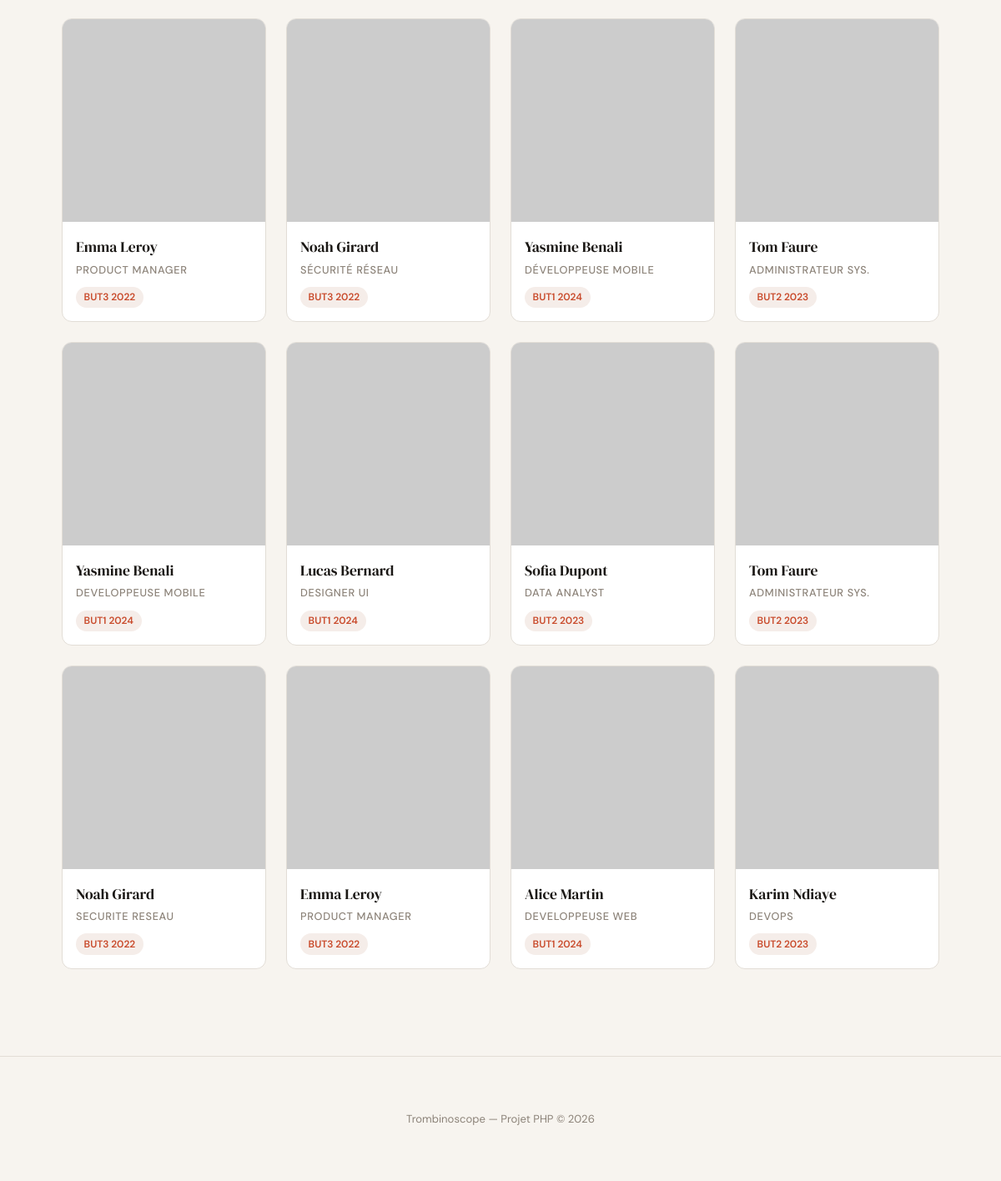
Before: / (lower part) with the older database file.
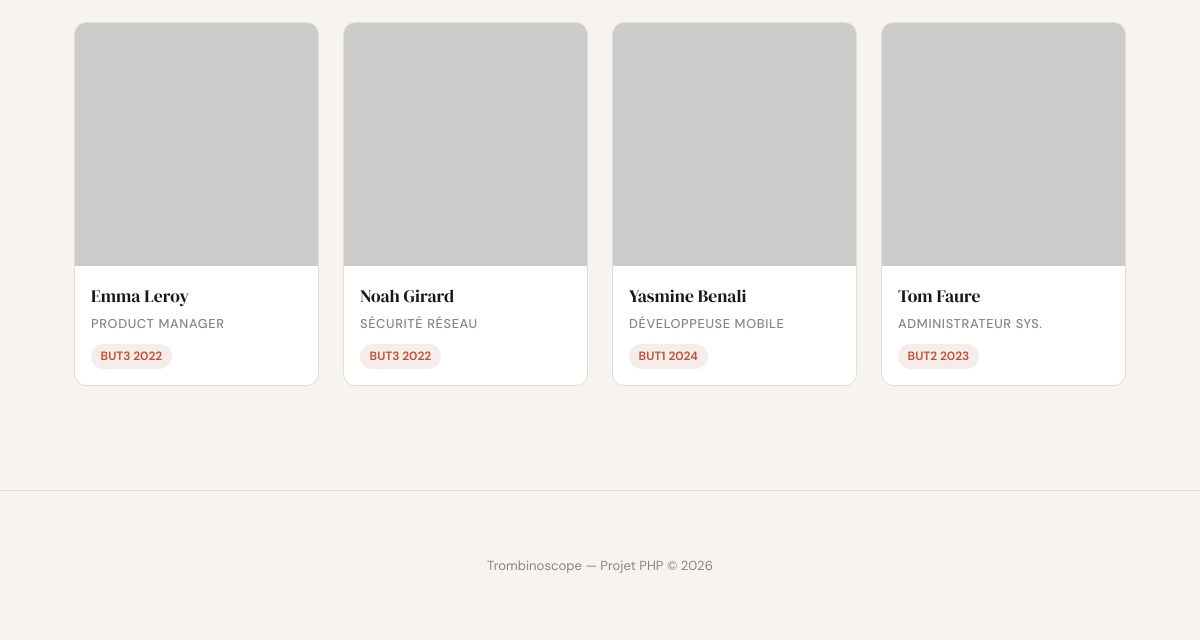
After: the same page with the newer database file.
### tables this page shows
CREATE TABLE utilisateurs (
    id INT AUTO_INCREMENT PRIMARY KEY,
    prenom VARCHAR(100) NOT NULL,
    nom VARCHAR(100) NOT NULL,
    email VARCHAR(255) NOT NULL UNIQUE,
    password VARCHAR(255) NOT NULL,
    specialite VARCHAR(150),
    promo VARCHAR(50),
    bio TEXT,
    avatar VARCHAR(255) DEFAULT 'default.svg',
    created_at DATETIME DEFAULT CURRENT_TIMESTAMP
);

### index.php (the view, shortened to what this page needs)
<?php
require_once 'config.php';
$promo = trim($_GET['promo'] ?? '');
$showAll = ($promo === '');
$sql = "SELECT id, prenom, nom, specialite, promo, avatar FROM utilisateurs";
$params = [];
$sql .= " ORDER BY nom ASC, prenom ASC";
$stmt = $pdo->prepare($sql);
$stmt->execute($params);
$utilisateurs = $stmt->fetchAll(PDO::FETCH_ASSOC);
?>
<!DOCTYPE html>
<html lang="fr">
<head>
  <link rel="stylesheet" href="./assets/css/style.css">
</head>
<body>
  <div class="container">
    <div class="trombi-grid">
      <?php if ($showAll || $promo === 'BUT3 2022'): ?>
        <div class="trombi-card card">
          <a href="profil.php?fake=emma">
            <img class="card-img" src="https://api.dicebear.com/7.x/personas/svg?seed=Emma&backgroundColor=e8d5ff" alt="Emma Leroy">
            <div class="card-body">
              <div class="card-name">Emma Leroy</div>
              <div class="card-role">Product Manager</div>
              <span class="card-promo">BUT3 2022</span>
            </div>
          </a>
        </div>
      <?php endif; ?>
      <?php if ($showAll || $promo === 'BUT3 2022'): ?>
        <div class="trombi-card card">
          <a href="profil.php?fake=noah">
            <img class="card-img" src="https://api.dicebear.com/7.x/personas/svg?seed=Noah&backgroundColor=fff3b0" alt="Noah Girard">
            <div class="card-body">
              <div class="card-name">Noah Girard</div>
              <div class="card-role">Sécurité Réseau</div>
              <span class="card-promo">BUT3 2022</span>
            </div>
          </a>
        </div>
      <?php endif; ?>
      <?php if ($showAll || $promo === 'BUT1 2024'): ?>
        <div class="trombi-card card">
          <a href="profil.php?fake=yasmine">
            <img class="card-img" src="https://api.dicebear.com/7.x/personas/svg?seed=Yasmine&backgroundColor=c0f0f0" alt="Yasmine Benali">
            <div class="card-body">
              <div class="card-name">Yasmine Benali</div>
              <div class="card-role">Développeuse Mobile</div>
              <span class="card-promo">BUT1 2024</span>
            </div>
          </a>
        </div>
      <?php endif; ?>
      <?php if ($showAll || $promo === 'BUT2 2023'): ?>
        <div class="trombi-card card">
          <a href="profil.php?fake=tom">
            <img class="card-img" src="https://api.dicebear.com/7.x/personas/svg?seed=Tom&backgroundColor=ffd5b0" alt="Tom Faure">
            <div class="card-body">
              <div class="card-name">Tom Faure</div>
              <div class="card-role">Administrateur Sys.</div>
              <span class="card-promo">BUT2 2023</span>
            </div>
          </a>
        </div>
      <?php endif; ?>
      <?php foreach ($utilisateurs as $utilisateur): ?>
        <?php
        $id = (int) $utilisateur['id'];
        $prenom = $utilisateur['prenom'] ?? '';
        $nom = $utilisateur['nom'] ?? '';
        $specialite = $utilisateur['specialite'] ?? '';
        $promoUtilisateur = $utilisateur['promo'] ?? '';
        $avatar = $utilisateur['avatar'] ?? 'default.svg';
        $avatarPath = preg_match('/^https?:\\/\\//', $avatar) ? $avatar : './uploads/' . $avatar;
        $fullName = trim($prenom . ' ' . $nom);
        ?>
        <div class="trombi-card card">
          <a href="profil.php?id=<?php echo $id; ?>">
            <img class="card-img" src="<?php echo htmlspecialchars($avatarPath, ENT_QUOTES, 'UTF-8'); ?>" alt="<?php echo htmlspecialchars($fullName, ENT_QUOTES, 'UTF-8'); ?>">
            <div class="card-body">
              <div class="card-name"><?php echo htmlspecialchars($fullName, ENT_QUOTES, 'UTF-8'); ?></div>
              <div class="card-role"><?php echo htmlspecialchars($specialite, ENT_QUOTES, 'UTF-8'); ?></div>
              <span class="card-promo"><?php echo htmlspecialchars($promoUtilisateur, ENT_QUOTES, 'UTF-8'); ?></span>
            </div>
          </a>
        </div>
      <?php endforeach; ?>
    </div>
  </div>
  <footer>
    <div class="container">
      <p>Trombinoscope &mdash; Projet PHP &copy; <span class="footer-year"></span></p>
    </div>
  </footer>
</body>
</html>

### assets/css/style.css (style rules this page uses)
:root { --bg: #F7F4EF; --surface: #FFFFFF; --border: #E2DDD6; --text: #1A1714; --muted: #8C8379; --accent: #C94B2C; --accent-light: #F5EDE9; --success: #2D6A4F; --success-light: #E8F5EE; --radius: 12px; --shadow: 0 2px 16px rgba(26, 23, 20, 0.08); }
* { box-sizing: border-box; margin: 0; padding: 0; }
body { font-family: 'DM Sans', sans-serif; background: var(--bg); color: var(--text); font-size: 15px; line-height: 1.6; min-height: 100vh; }
.container { max-width: 1100px; margin: 0 auto; padding: 2.5rem 1.5rem; }
.card { background: var(--surface); border: 1px solid var(--border); border-radius: var(--radius); overflow: hidden; transition: box-shadow 0.2s, transform 0.2s; }
.trombi-grid { display: grid; grid-template-columns: repeat(auto-fill, minmax(220px, 1fr)); gap: 1.5rem; }
.trombi-card .card-img { width: 100%; aspect-ratio: 1; object-fit: cover; display: block; }
.trombi-card .card-body { padding: 1rem; }
.trombi-card .card-name { font-family: 'DM Serif Display', serif; font-size: 1.1rem; margin-bottom: 0.2rem; }
.trombi-card .card-role { font-size: 0.8rem; color: var(--muted); text-transform: uppercase; letter-spacing: 0.05em; font-weight: 500; }
.trombi-card .card-promo { display: inline-block; margin-top: 0.6rem; background: var(--accent-light); color: var(--accent); font-size: 0.75rem; font-weight: 600; padding: 0.2rem 0.6rem; border-radius: 50px; }
.trombi-card a { text-decoration: none; color: inherit; display: block; }
footer { margin-top: 4rem; border-top: 1px solid var(--border); padding: 1.5rem 2rem; text-align: center; font-size: 0.82rem; color: var(--muted); }

Changed rows visible on the page:
removed utilisateurs: fullName "Yasmine Benali", specialite "DEVELOPPEUSE MOBILE", promo "BUT1 2024"
removed utilisateurs: fullName "Lucas Bernard", specialite "DESIGNER UI", promo "BUT1 2024"
removed utilisateurs: fullName "Sofia Dupont", specialite "DATA ANALYST", promo "BUT2 2023"
removed utilisateurs: fullName "Tom Faure", specialite "ADMINISTRATEUR SYS.", promo "BUT2 2023"
removed utilisateurs: fullName "Noah Girard", specialite "SECURITE RESEAU", promo "BUT3 2022"
removed utilisateurs: fullName "Emma Leroy", specialite "PRODUCT MANAGER", promo "BUT3 2022"
removed utilisateurs: fullName "Alice Martin", specialite "DEVELOPPEUSE WEB", promo "BUT1 2024"
removed utilisateurs: fullName "Karim Ndiaye", specialite "DEVOPS", promo "BUT2 2023"
